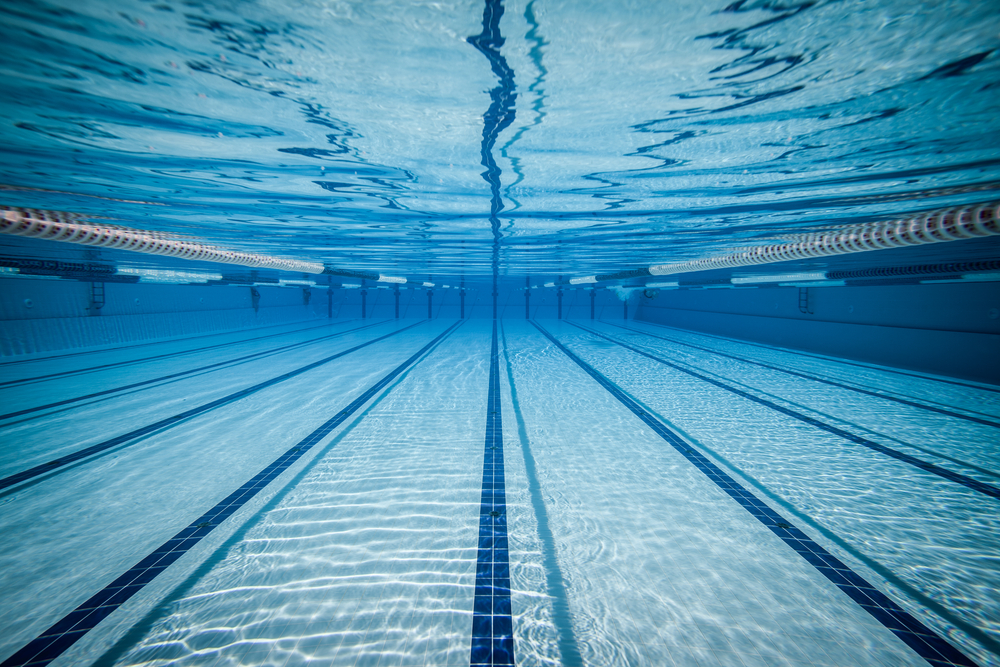
#> input picture BlueFilter/blue2.jpg, 1000 x 667 px
$ python BlueFilter.py
#> lines starting #> are read from the running program, lines starting #| are printed output that depends on the picture; long printed decimals are rounded
import cv2
import numpy as np
from matplotlib import pyplot as plt

def convertScale(img, alpha, beta):
    """Add bias and gain to an image with saturation arithmetics. Unlike
    cv2.convertScaleAbs, it does not take an absolute value, which would lead to
    nonsensical results (e.g., a pixel at 44 with alpha = 3 and beta = -210
    becomes 78 with OpenCV, when in fact it should become 0).
    """

    new_img = img * alpha + beta
    new_img[new_img < 0] = 0
    new_img[new_img > 255] = 255
    return new_img.astype(np.uint8)

# Automatic brightness and contrast optimization with optional histogram clipping
def automatic_brightness_and_contrast(image, clip_hist_percent=25):
    gray = cv2.cvtColor(image, cv2.COLOR_BGR2GRAY)

    # Calculate grayscale histogram
    hist = cv2.calcHist([gray],[0],None,[256],[0,256])
    hist_size = len(hist)

    # Calculate cumulative distribution from the histogram
    accumulator = []
    accumulator.append(float(hist[0]))
    for index in range(1, hist_size):
        accumulator.append(accumulator[index -1] + float(hist[index]))

    # Locate points to clip
    maximum = accumulator[-1]
    clip_hist_percent *= (maximum/100.0)
    clip_hist_percent /= 2.0

    # Locate left cut
    minimum_gray = 0
    while accumulator[minimum_gray] < clip_hist_percent:
        minimum_gray += 1

    # Locate right cut
    maximum_gray = hist_size -1
    while accumulator[maximum_gray] >= (maximum - clip_hist_percent):
        maximum_gray -= 1

    # Calculate alpha and beta values
    alpha = 255 / (maximum_gray - minimum_gray)
    beta = -minimum_gray * alpha


    # Calculate new histogram with desired range and show histogram
    new_hist = cv2.calcHist([gray],[0],None,[256],[minimum_gray,maximum_gray])
    plt.plot(hist)
    plt.plot(new_hist)
    plt.xlim([0,256])
    plt.show()


    auto_result = convertScale(image, alpha=alpha, beta=beta)
    return (auto_result, alpha, beta)

image = cv2.imread('blue2.jpg')
#> image is the input picture: shape (667, 1000, 3); mean B, G, R 178.4, 146.7, 74.8
scale_percent = 100
width = int(image.shape[1] * scale_percent / 100)
#> width = 1000
height = int(image.shape[0] * scale_percent / 100)
#> height = 667
dim = (width, height)
#> dim = (1000, 667)
image = cv2.resize(image, dim, interpolation=cv2.INTER_AREA)
auto_result, alpha, beta = automatic_brightness_and_contrast(image)
#> in automatic_brightness_and_contrast, `gray = cv2.cvtColor(image, cv2.COLOR_BGR2GRAY)`:
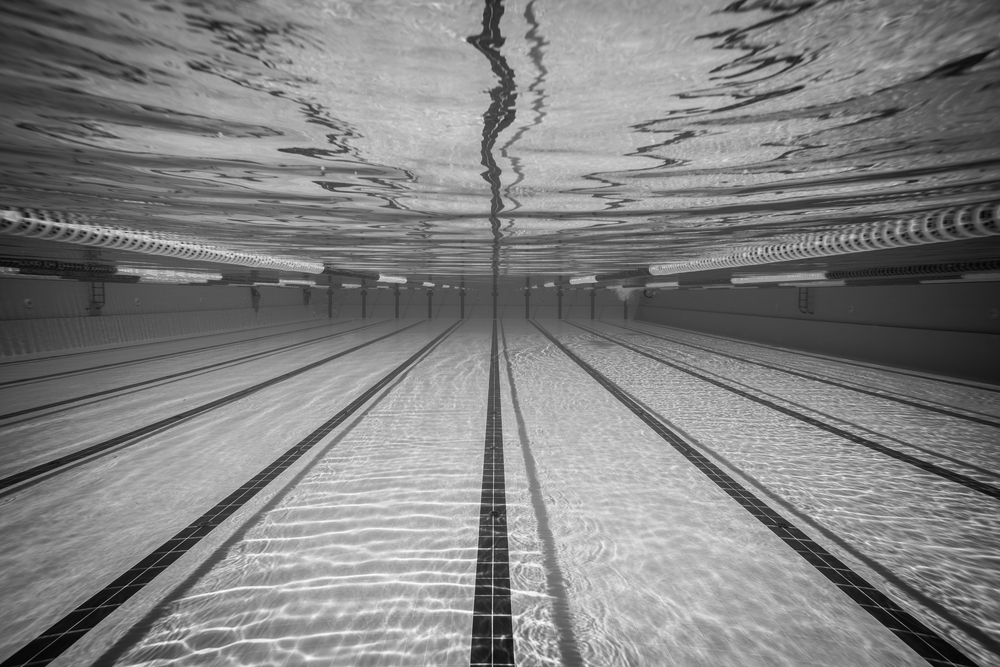
#> gray: shape (667, 1000); min 3, max 254, mean 128.8
#> in automatic_brightness_and_contrast, `hist = cv2.calcHist([gray],[0],None,[256],[0,256])`: hist = 256 values, max 6848 at index 176, min 0 at index 0, mean 2605.5
#> in automatic_brightness_and_contrast, `hist_size = len(hist)`: hist_size = 256
#> after the loop in automatic_brightness_and_contrast, `for index in range(1, hist_size):`: accumulator = 256 values from 0 to 667000
#> in automatic_brightness_and_contrast, `maximum = accumulator[-1]`: maximum = 667000
#> in automatic_brightness_and_contrast, `clip_hist_percent *= (maximum/100.0)`: clip_hist_percent = 166750
#> in automatic_brightness_and_contrast, `clip_hist_percent /= 2.0`: clip_hist_percent = 83375
#> the loop in automatic_brightness_and_contrast, `while accumulator[minimum_gray] < clip_hist_percent:` made 67 passes
#> after the loop in automatic_brightness_and_contrast, `while accumulator[minimum_gray] < clip_hist_percent:`: minimum_gray = 67
#> in automatic_brightness_and_contrast, `maximum_gray = hist_size -1`: maximum_gray = 255
#> the loop in automatic_brightness_and_contrast, `while accumulator[maximum_gray] >= (maximum - clip_hist_percent):` made 73 passes
#> maximum_gray on passes 1 to 12: 254, 253, 252, 251, 250, 249, 248, 247, 246, 245, 244, 243
#> after the loop in automatic_brightness_and_contrast, `while accumulator[maximum_gray] >= (maximum - clip_hist_percent):`: maximum_gray = 182
#> in automatic_brightness_and_contrast, `alpha = 255 / (maximum_gray - minimum_gray)`: alpha = 2.22
#> in automatic_brightness_and_contrast, `beta = -minimum_gray * alpha`: beta = -148.6
#> in automatic_brightness_and_contrast, `new_hist = cv2.calcHist([gray],[0],None,[256],[minimum_gray,maximum_gr..`: new_hist = 256 values, max 6848 at index 242, min 0 at index 1, mean 1933.6
#> in automatic_brightness_and_contrast, `plt.show()`:
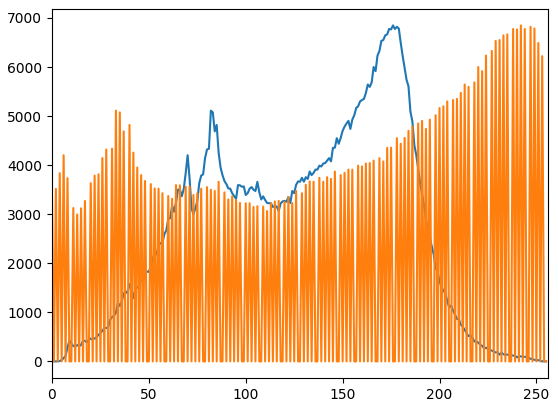
#> figure drawn by matplotlib, 1 panel; curve peaks at x = 176, y = 6848; curve peaks at x = 242, y = 6848
#> in convertScale, `new_img[new_img < 0] = 0`:
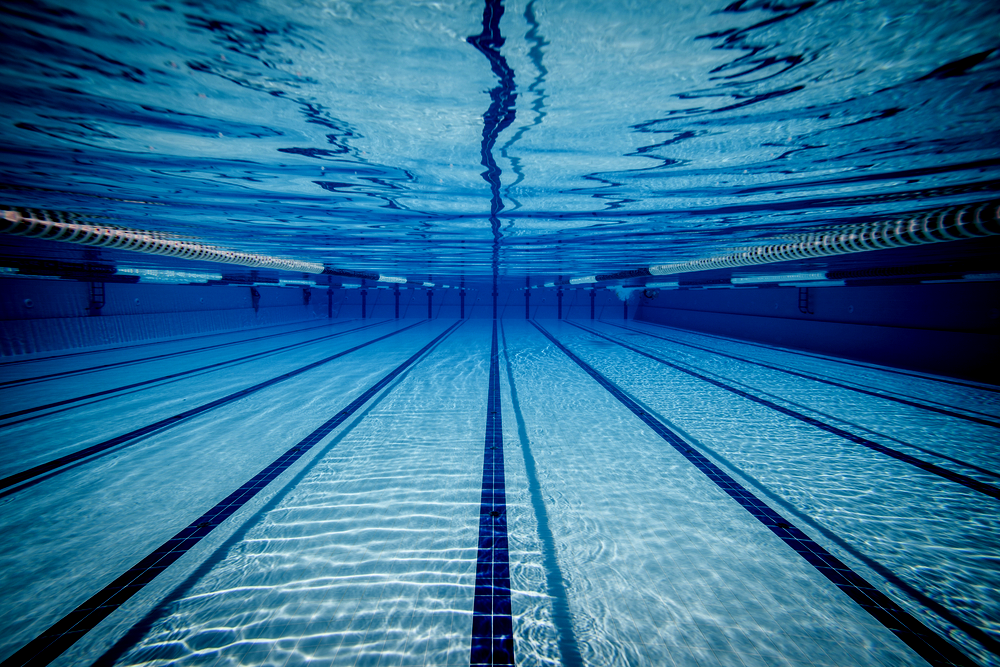
#> new_img: shape (667, 1000, 3) float64; mean B, G, R 247.5, 179.8, 69.5; drawn with min black and max white
#> in convertScale, `new_img[new_img > 255] = 255`:
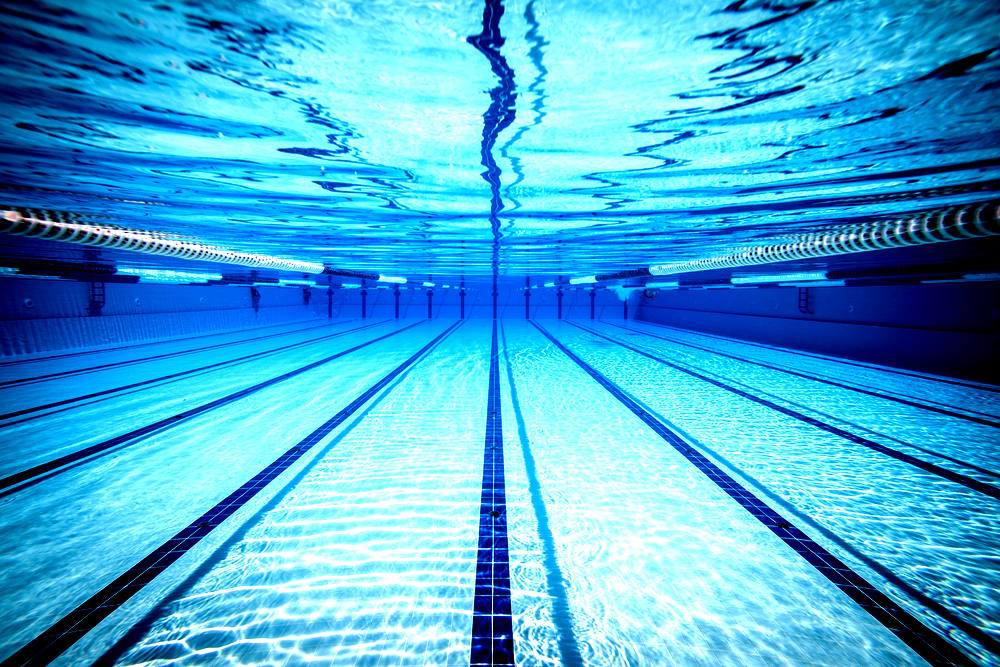
#> new_img: shape (667, 1000, 3) float64; mean B, G, R 216.5, 170.8, 68.7
#> alpha = 2.22; beta = -148.6
print('alpha', alpha)
#| alpha 2.217
print('beta', beta)
#| beta -148.565
cv2.imshow('auto_result', auto_result)
cv2.imwrite('auto_result.png', auto_result)
cv2.imshow('image', image)
cv2.waitKey()
